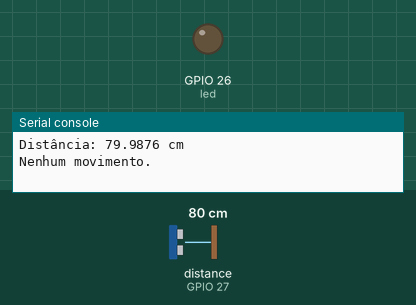
Bench run of a program on a simulated ESP32 board running MicroPython. On the bench: output pins drawn as LEDs (lit = HIGH), the last lines printed to the serial console. The test bench sets the inputs (shaded band); at power-on: distance to the obstacle (sensor on GPIO 27) 80 cm. The echo pulse lasts 58.3 µs per cm; pins used as bus, display or sensor lines are not drawn.

Above: at 1.2 s.
1.3 s: distance to the obstacle (sensor on GPIO 27) set to 12 cm
5.2 s: distance to the obstacle (sensor on GPIO 27) set to 9 cm
At 43.8 s:
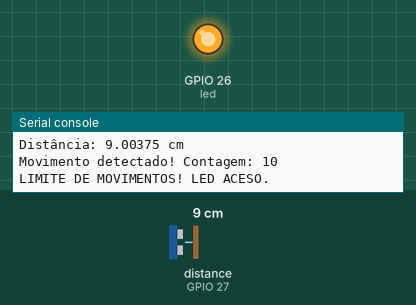
Timing chart, 0 to 44.5 s (numbered marks = the images above; inputs shaded):
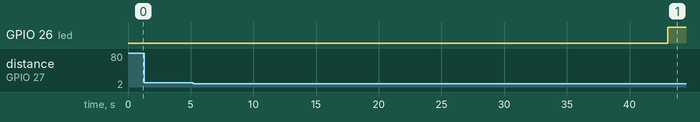

Measured:
- the behaviour switches between 11 and 10 cm on distance to the obstacle (sensor on GPIO 27) (found by bisection; images 0 and 1)
- after the input at 5.2 s, GPIO 26 (led): LOW → HIGH after 37.8 s

The program:

main.py
```python
from machine import Pin, time_pulse_us
import time

trig = Pin(25, Pin.OUT)
echo = Pin(27, Pin.IN)
led = Pin(26, Pin.OUT)

def medir():
    trig.value(0)
    time.sleep_us(2)
    trig.value(1)
    time.sleep_us(10)
    trig.value(0)


    duracao = time_pulse_us(echo, 1, 30000)
    return (duracao / 2) * 0.0343

contagem = 0

while True:
    distancia = medir()
    print("Distância:", distancia, "cm")

    if distancia <= 10:
        contagem += 1
        print("Movimento detectado! Contagem:", contagem)
        time.sleep(1)
    else:
        print("Nenhum movimento.")

    if contagem >= 10:
        print("LIMITE DE MOVIMENTOS! LED ACESO.")
        led.value(1)
        time.sleep(5)
        led.value(0)
        contagem = 0

    time.sleep(3)
```
